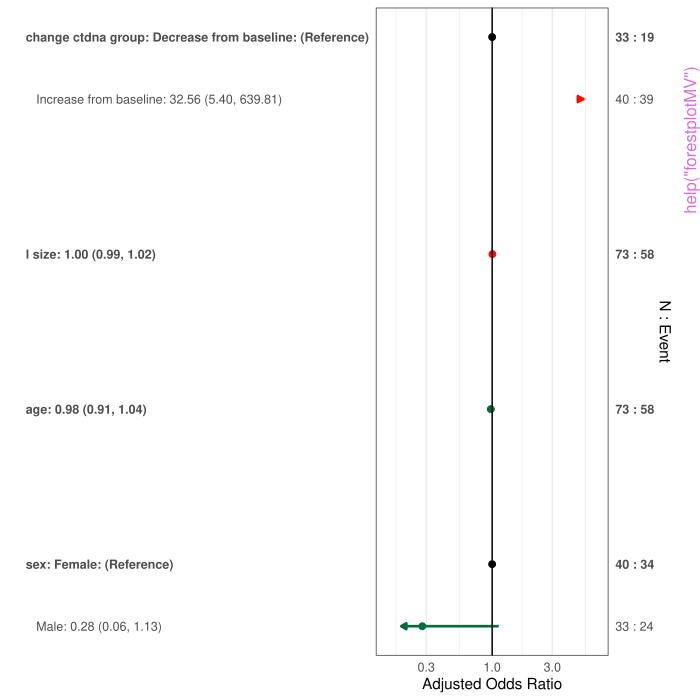

This chart was generated by the following R code:
pkgname <- "reportRmd"
source(file.path(R.home("share"), "R", "examples-header.R"))
options(warn = 1)
library('reportRmd')

base::assign(".oldSearch", base::search(), pos = 'CheckExEnv')
base::assign(".old_wd", base::getwd(), pos = 'CheckExEnv')
cleanEx()
nameEx("clear_labels")
### * clear_labels

flush(stderr()); flush(stdout())

### Name: clear_labels
### Title: Clear variable labels from a data frame
### Aliases: clear_labels

### ** Examples

# Set a few variable labels for ctDNA
data("ctDNA")
ctDNA <- ctDNA |> set_var_labels(
   ctdna_status="detectable ctDNA",
  cohort="A cohort label")
# Clear all variable data frames and check
clear_labels(ctDNA)



cleanEx()
nameEx("crrRx")
### * crrRx

flush(stderr()); flush(stdout())

### Name: crrRx
### Title: fit crr model
### Aliases: crrRx
### Keywords: model

### ** Examples

# From the crr help file:
set.seed(10)
ftime <- rexp(200)
fstatus <- sample(0:2,200,replace=TRUE)
cov <- matrix(runif(600),nrow=200)
dimnames(cov)[[2]] <- c('x1','x2','x3')
df <- data.frame(ftime,fstatus,cov)
m1 <- crrRx(as.formula('ftime+fstatus~x1+x2+x3'),df)
# Nicely output to report:
rm_mvsum(m1,data=df,showN = TRUE,vif=TRUE)



cleanEx()
nameEx("excelCol")
### * excelCol

flush(stderr()); flush(stdout())

### Name: excelCol
### Title: Retrieve columns number from spreadsheet columns specified as
###   unquoted letters
### Aliases: excelCol

### ** Examples

## Find the column numbers for excel columns AB, CE and BB
excelCol(AB,CE,bb)
## Get the columns between A and K and Z
excelCol(A-K,Z)



cleanEx()
nameEx("excelColLetters")
### * excelColLetters

flush(stderr()); flush(stdout())

### Name: excelColLetters
### Title: Retrieve spreadsheet column letter-names from columns indices
### Aliases: excelColLetters

### ** Examples

## Find the column numbers for excel columns AB, CE and BB
colIndices <- excelCol(AB,CE,bb)
## Go back to the column names
excelColLetters(colIndices)



cleanEx()
nameEx("extract_labels")
### * extract_labels

flush(stderr()); flush(stdout())

### Name: extract_labels
### Title: Extract variable labels from labelled data frame
### Aliases: extract_labels

### ** Examples

# Set a few variable labels for ctDNA
data("ctDNA")
ctDNA <- ctDNA |> set_var_labels(
   ctdna_status="detectable ctDNA",
  cohort="A cohort label")
# Extract labels
extract_labels(ctDNA)



cleanEx()
nameEx("extract_package_details")
### * extract_package_details

flush(stderr()); flush(stdout())

### Name: extract_package_details
### Title: Extract Function and Package Information from Current Document
### Aliases: extract_package_details

### ** Examples

## Not run: 
##D # Run this function from within an R script to analyze its dependencies
##D package_info <- extract_package_details()
##D print(package_info)
## End(Not run)




cleanEx()
nameEx("fillNAs")
### * fillNAs

flush(stderr()); flush(stdout())

### Name: fillNAs
### Title: Forward fill NA values (vectorized implementation)
### Aliases: fillNAs
### Keywords: internal

### ** Examples

## Not run: 
##D fillNAs(c(1, NA, NA, 2, NA, 3))  # Returns: c(1, 1, 1, 2, 2, 3)
## End(Not run)



cleanEx()
nameEx("forestplotMV")
### * forestplotMV

flush(stderr()); flush(stdout())

### Name: forestplotMV
### Title: Create a multivariable forest plot using ggplot2
### Aliases: forestplotMV
### Keywords: plot

### ** Examples

data("pembrolizumab")
glm_fit <- glm(orr ~ change_ctdna_group + sex + age + l_size,
               data = pembrolizumab, family = 'binomial')

# Adjusted only
forestplotMV(glm_fit, data = pembrolizumab)

# Both adjusted and unadjusted
forestplotMV(glm_fit, data = pembrolizumab, include_unadjusted = TRUE)



cleanEx()
nameEx("forestplotUV")
### * forestplotUV

flush(stderr()); flush(stdout())

### Name: forestplotUV
### Title: Create an univariable forest plot using ggplot2
### Aliases: forestplotUV
### Keywords: plot

### ** Examples

data("pembrolizumab")
forestplotUV(response = "orr",
             covs = c("change_ctdna_group", "sex", "age", "l_size"),
             data = pembrolizumab, family = 'binomial')



cleanEx()
nameEx("formatp")
### * formatp

flush(stderr()); flush(stdout())

### Name: formatp
### Title: Format p-values for tables (HTML/LaTeX)
### Aliases: formatp
### Keywords: helper

### ** Examples

## Not run: 
##D formatp(c(0.0001, 0.045, 0.123))
##D # Returns: c("<0.001", "0.045", "0.12")
## End(Not run)



cleanEx()
nameEx("ggkmcif")
### * ggkmcif

flush(stderr()); flush(stdout())

### Name: ggkmcif
### Title: Plot KM and CIF curves with ggplot
### Aliases: ggkmcif

### ** Examples

data("pembrolizumab")
# Simple plot without confidence intervals
ggkmcif(response = c('os_time','os_status'),
cov='cohort',
data=pembrolizumab)

# Plot with median survival time
ggkmcif(response = c('os_time','os_status'),
cov='sex',
data=pembrolizumab,
median.text = TRUE,median.lines=TRUE,conf.curves=TRUE)

# Plot with specified survival times and log-log CI
ggkmcif(response = c('os_time','os_status'),
cov='sex',
data=pembrolizumab,
median.text = FALSE,set.time.text = 'mo OS',
set.time = c(12,24),conf.type = 'log-log',conf.curves=TRUE)

# KM plot with 95% CI and censor marks
ggkmcif(c('os_time','os_status'),'sex',data = pembrolizumab, type = 'KM',
HR=TRUE, HR_pval = TRUE, conf.curves = TRUE,conf.type='log-log',
set.time.CI = TRUE, censor.marks=TRUE)



cleanEx()
nameEx("ggkmcif2_2025")
### * ggkmcif2_2025

flush(stderr()); flush(stdout())

### Name: ggkmcif2_2025
### Title: Plot KM and CIF curves with ggplot
### Aliases: ggkmcif2_2025

### ** Examples

# Simple plot without confidence intervals
data("pembrolizumab")
ggkmcif2(response = c('os_time','os_status'),
cov='cohort',
data=pembrolizumab)

# Plot with median survival time
ggkmcif2(response = c('os_time','os_status'),
cov='sex',
data=pembrolizumab,
median.text = TRUE,median.lines=TRUE,conf.curves=TRUE)

# Plot with specified survival times and log-log CI
ggkmcif2(response = c('os_time','os_status'),
cov='sex',
data=pembrolizumab,
median.text = FALSE,set.time.text = 'mo OS',
set.time = c(12,24),conf.type = 'log-log',conf.curves=TRUE)

# KM plot with 95% CI and censor marks
ggkmcif2(c('os_time','os_status'),'sex',data = pembrolizumab, type = 'KM',
HR=TRUE, HR_pval = TRUE, conf.curves = TRUE,conf.type='log-log',
set.time.CI = TRUE, censor.marks=TRUE)



cleanEx()
nameEx("ggkmcif_paste")
### * ggkmcif_paste

flush(stderr()); flush(stdout())

### Name: ggkmcif_paste
### Title: Plot KM and CIF curves with ggplot
### Aliases: ggkmcif_paste

### ** Examples

data("pembrolizumab")
plot <- ggkmcif(response=c('pfs_time','pfs_status'),
data=pembrolizumab,returns = TRUE)

# Highlighting a section of the curve
plot[[1]] <- plot[[1]] +
ggplot2::geom_rect(xmin=4,xmax=8,ymin=0.15,ymax=0.4,alpha=0.01,fill='yellow')

# Putting the curve back together
ggkmcif_paste(plot)



cleanEx()
nameEx("lpvalue2")
### * lpvalue2

flush(stderr()); flush(stdout())

### Name: lpvalue2
### Title: Format p-values for plot annotations
### Aliases: lpvalue2
### Keywords: helper

### ** Examples

## Not run: 
##D lpvalue2(0.0001, 3)  # Returns: "p < 0.001"
##D lpvalue2(0.0456, 3)  # Returns: "p = 0.046"
## End(Not run)



cleanEx()
nameEx("m_summary")
### * m_summary

flush(stderr()); flush(stdout())

### Name: m_summary
### Title: Output a table for multivariate or univariate regression models
### Aliases: m_summary
### Keywords: internal

### ** Examples

## Not run: 
##D data("pembrolizumab")
##D uv_lm <- lm(age~sex,data=pembrolizumab)
##D m_summary(uv_lm, digits = 3, for_plot = FALSE)
##D 
##D mv_binom <- glm(orr~age+sex+cohort,family = 'binomial',data = pembrolizumab)
##D m_summary(mv_binom, whichp = "both", for_plot = TRUE)
## End(Not run)



cleanEx()
nameEx("nestTable")
### * nestTable

flush(stderr()); flush(stdout())

### Name: nestTable
### Title: Combine two table columns into a single column with levels of
###   one nested within levels of the other.
### Aliases: nestTable

### ** Examples

## Investigate models to predict baseline ctDNA and tumour size and display together
## (not clinically useful!)
data(pembrolizumab)
fit1 <- lm(baseline_ctdna~age+l_size+pdl1,data=pembrolizumab)
m1 <- rm_mvsum(fit1,tableOnly=TRUE)
m1$Response = 'ctDNA'
fit2 <- lm(l_size~age+baseline_ctdna+pdl1,data=pembrolizumab)
m2 <- rm_mvsum(fit2,tableOnly=TRUE)
m2$Response = 'Tumour Size'
nestTable(rbind(m1,m2),head_col='Response',to_col='Covariate')



cleanEx()
nameEx("niceNum")
### * niceNum

flush(stderr()); flush(stdout())

### Name: niceNum
### Title: Round numbers with trailing zeros
### Aliases: niceNum
### Keywords: helper

### ** Examples

## Not run: 
##D niceNum(c(1.5, 2.345, NA), digits = 2)
##D # Returns: c("1.50", "2.35", NA)
## End(Not run)



cleanEx()
nameEx("plotuv")
### * plotuv

flush(stderr()); flush(stdout())

### Name: plotuv
### Title: Plot multiple bivariate relationships in a single plot
### Aliases: plotuv
### Keywords: plot

### ** Examples

## Run multiple univariate analyses on the pembrolizumab dataset to predict cbr and
## then visualise the relationships.
data("pembrolizumab")
rm_uvsum(data=pembrolizumab,
response='cbr',covs=c('age','sex','l_size','baseline_ctdna'))
plotuv(data=pembrolizumab,  response='cbr',
covs=c('age','sex','l_size','baseline_ctdna'),showN=TRUE)



cleanEx()
nameEx("psthr")
### * psthr

flush(stderr()); flush(stdout())

### Name: psthr
### Title: Round and paste with parentheses (smart formatting)
### Aliases: psthr
### Keywords: helper

### ** Examples

## Not run: 
##D psthr(c(1.234, 1.123, 1.345), 2)
##D # Returns: "1.23 (1.12, 1.35)"
##D psthr(c(0.001, 0.0005, 0.0015), 2)
##D # Returns: "1.0e-03 (5.0e-04, 1.5e-03)"
## End(Not run)



cleanEx()
nameEx("pstprn")
### * pstprn

flush(stderr()); flush(stdout())

### Name: pstprn
### Title: Paste vector elements with parentheses
### Aliases: pstprn
### Keywords: helper

### ** Examples

## Not run: 
##D pstprn(c(1.5, 1.2, 1.8))
##D # Returns: "1.5 (1.2, 1.8)"
## End(Not run)



cleanEx()
nameEx("replace_plot_labels")
### * replace_plot_labels

flush(stderr()); flush(stdout())

### Name: replace_plot_labels
### Title: Replace variable names with labels in ggplot
### Aliases: replace_plot_labels

### ** Examples

## Not run: 
##D data("pembrolizumab")
##D p <- ggplot(pembrolizumab,aes(x=change_ctdna_group,y=baseline_ctdna)) +
##D geom_boxplot()
##D replace_plot_labels(p)
##D pembrolizumab <- set_var_labels(pembrolizumab,
##D change_ctdna_group="Change in ctDNA group")
##D p <- ggplot(pembrolizumab,aes(x=change_ctdna_group,y=baseline_ctdna)) +
##D geom_boxplot()
##D replace_plot_labels(p)
##D # Can also be used with a pipe, but expression needs to be wrapped in a brace
##D (ggplot(pembrolizumab,aes(x=change_ctdna_group,y=baseline_ctdna)) +
##D geom_boxplot()) |> replace_plot_labels()
## End(Not run)



cleanEx()
nameEx("rm_cifsum")
### * rm_cifsum

flush(stderr()); flush(stdout())

### Name: rm_cifsum
### Title: Summarize cumulative incidence by group
### Aliases: rm_cifsum

### ** Examples

library(survival)
data(pbc)

# Event probabilities at various time points with replacement time labels
rm_cifsum(data=pbc,time='time',status='status',
eventtimes=c(1825,3650),eventtimeLbls=c(5,10),eventtimeunit='yr')

# Event probabilities by one group
rm_cifsum(data=pbc,time='time',status='status',group='trt',
eventtimes=c(1825,3650),eventtimeunit='day')


# Event probabilities by multiple groups
rm_cifsum(data=pbc,time='time',status='status',group=c('trt','sex'),
eventtimes=c(1825,3650),eventtimeunit='day')




cleanEx()
nameEx("rm_compactsum")
### * rm_compactsum

flush(stderr()); flush(stdout())

### Name: rm_compactsum
### Title: Output a compact summary table
### Aliases: rm_compactsum

### ** Examples

data("pembrolizumab")
rm_compactsum(data = pembrolizumab, xvars = c("age",
"change_ctdna_group", "l_size", "pdl1"), grp = "sex", use_mean = "age",
digits = c("age" = 2, "l_size" = 3), digits.cat = 1, iqr = TRUE,
show.tests = TRUE)

# Other Examples (not run)
## Include the summary statistic in the variable column
#rm_compactsum(data = pembrolizumab, xvars = c("age",
#"change_ctdna_group"), grp = "sex", use_mean = "age", show.sumstats=TRUE)

## To show effect sizes
#rm_compactsum(data = pembrolizumab, xvars = c("age",
#"change_ctdna_group"), grp = "sex", use_mean = "age", digits = 2,
#effSize = TRUE, show.tests = TRUE)

## To return unformatted p-values
#rm_compactsum(data = pembrolizumab, xvars = c("l_size",
#"change_ctdna_group"), grp = "cohort", effSize = TRUE, unformattedp = TRUE)

## Using tidyselect
#pembrolizumab |> rm_compactsum(xvars = c(age, sex, pdl1), grp = cohort,
#effSize = TRUE)




cleanEx()
nameEx("rm_covsum")
### * rm_covsum

flush(stderr()); flush(stdout())

### Name: rm_covsum
### Title: Outputs a descriptive covariate table
### Aliases: rm_covsum
### Keywords: dataframe

### ** Examples

data("pembrolizumab")
rm_covsum(data=pembrolizumab, maincov = 'orr',
covs=c('age','sex','pdl1','tmb','l_size','change_ctdna_group'),
show.tests=TRUE)

# To Show Effect Sizes
rm_covsum(data=pembrolizumab, maincov = 'orr',
covs=c('age','sex'),
effSize=TRUE)

# To make custom changes or change the fontsize in PDF/HTML
tab <- rm_covsum(data=pembrolizumab,maincov = 'change_ctdna_group',
covs=c('age','sex','pdl1','tmb','l_size'),show.tests=TRUE,tableOnly = TRUE)
outTable(tab, fontsize=7)

# To return unformatted p-values
tab <- rm_covsum(data=pembrolizumab, maincov = 'orr',
covs=c('age','sex','pdl1','tmb','l_size','change_ctdna_group'),
show.tests=TRUE,unformattedp=TRUE,tableOnly=TRUE)
outTable(tab,digits=5)
outTable(tab,digits=5, applyAttributes=FALSE) # remove bold/indent



cleanEx()
nameEx("rm_mvsum")
### * rm_mvsum

flush(stderr()); flush(stdout())

### Name: rm_mvsum
### Title: Format a regression model nicely for 'Rmarkdown'
### Aliases: rm_mvsum

### ** Examples

data("pembrolizumab")
glm_fit = glm(change_ctdna_group~sex:age+baseline_ctdna+l_size,
data=pembrolizumab,family = 'binomial')
rm_mvsum(glm_fit)

#linear model with p-value adjustment
lm_fit=lm(baseline_ctdna~age+sex+l_size+tmb,data=pembrolizumab)
rm_mvsum(lm_fit,p.adjust = "bonferroni")
#Coxph
require(survival)
res.cox <- coxph(Surv(os_time, os_status) ~ sex+age+l_size+tmb, data = pembrolizumab)
rm_mvsum(res.cox, vif=TRUE)



cleanEx()
nameEx("rm_survdiff")
### * rm_survdiff

flush(stderr()); flush(stdout())

### Name: rm_survdiff
### Title: Display event counts, expected event counts and logrank test of
###   differences
### Aliases: rm_survdiff

### ** Examples

#' # Differences between sex
data("pembrolizumab")
rm_survdiff(data=pembrolizumab,time='os_time',status='os_status',
covs='sex',digits=1)

# Differences between sex, stratified by cohort
rm_survdiff(data=pembrolizumab,time='os_time',status='os_status',
covs='sex',strata='cohort',digits=1)
# Differences between sex/cohort groups
rm_survdiff(data=pembrolizumab,time='os_time',status='os_status',
covs=c('sex','cohort'),digits=1)



cleanEx()
nameEx("rm_survsum")
### * rm_survsum

flush(stderr()); flush(stdout())

### Name: rm_survsum
### Title: Summarise survival data by group
### Aliases: rm_survsum

### ** Examples

# Simple median survival table
data("pembrolizumab")
rm_survsum(data=pembrolizumab,time='os_time',status='os_status')

# Survival table with yearly survival rates
rm_survsum(data=pembrolizumab,time='os_time',status='os_status',
survtimes=c(12,24),survtimesLbls=1:2, survtimeunit='yr')

#Median survival by group
rm_survsum(data=pembrolizumab,time='os_time',status='os_status',group='sex')

# Survival Summary by cohort, displayed in years
rm_survsum(data=pembrolizumab,time='os_time',status='os_status',
group="cohort",survtimes=seq(12,72,12),
survtimesLbls=seq(1,6,1),
survtimeunit='years')

# Survival Summary by Sex and ctDNA group
rm_survsum(data=pembrolizumab,time='os_time',status='os_status',
group=c('sex','change_ctdna_group'),survtimes=c(12,24),survtimeunit='mo')




cleanEx()
nameEx("rm_survtime")
### * rm_survtime

flush(stderr()); flush(stdout())

### Name: rm_survtime
### Title: Display survival rates and events for specified times
### Aliases: rm_survtime

### ** Examples

# Kaplan-Mieir survival probabilities with time displayed in years
data("pembrolizumab")
rm_survtime(data=pembrolizumab,time='os_time',status='os_status',
strata="cohort",type='KM',survtimes=seq(12,72,12),
survtimesLbls=seq(1,6,1),
survtimeunit='years')

# Cox Proportional Hazards survivial probabilities
rm_survtime(data=pembrolizumab,time='os_time',status='os_status',
strata="cohort",type='PH',survtimes=seq(12,72,12),survtimeunit='months')

# Cox Proportional Hazards survivial probabilities controlling for age
rm_survtime(data=pembrolizumab,time='os_time',status='os_status',
covs='age',strata="cohort",survtimes=seq(12,72,12),survtimeunit='months')




cleanEx()
nameEx("rm_uv_mv")
### * rm_uv_mv

flush(stderr()); flush(stdout())

### Name: rm_uv_mv
### Title: Combine univariate and multivariable regression tables
### Aliases: rm_uv_mv

### ** Examples

require(survival)
data("pembrolizumab")
uvTab <- rm_uvsum(response = c('os_time','os_status'),
covs=c('age','sex','baseline_ctdna','l_size','change_ctdna_group'),
data=pembrolizumab,tableOnly=TRUE)
mv_surv_fit <- coxph(Surv(os_time,os_status)~age+sex+
baseline_ctdna+l_size+change_ctdna_group, data=pembrolizumab)
uvTab <- rm_mvsum(mv_surv_fit)

#linear model
uvtab<-rm_uvsum(response = 'baseline_ctdna',
covs=c('age','sex','l_size','pdl1','tmb'),
data=pembrolizumab,tableOnly=TRUE)
lm_fit=lm(baseline_ctdna~age+sex+l_size+tmb,data=pembrolizumab)
mvtab<-rm_mvsum(lm_fit,tableOnly = TRUE)
rm_uv_mv(uvtab,mvtab,tableOnly=TRUE)

#logistic model
uvtab<-rm_uvsum(response = 'os_status',
covs=c('age','sex','l_size','pdl1','tmb'),
data=pembrolizumab,family = binomial,tableOnly=TRUE)
logis_fit<-glm(os_status~age+sex+l_size+pdl1+tmb,data = pembrolizumab,family = 'binomial')
mvtab<-rm_mvsum(logis_fit,tableOnly = TRUE)
rm_uv_mv(uvtab,mvtab,tableOnly=TRUE)



cleanEx()
nameEx("rm_uvsum")
### * rm_uvsum

flush(stderr()); flush(stdout())

### Name: rm_uvsum
### Title: Output several univariate models nicely in a single table
### Aliases: rm_uvsum

### ** Examples

# Examples are for demonstration and are not meaningful
# Coxph model with 90% CI
data("pembrolizumab")
rm_uvsum(response = c('os_time','os_status'),
covs=c('age','sex','baseline_ctdna','l_size','change_ctdna_group'),
data=pembrolizumab,CIwidth=.9)

# Linear model with default 95% CI
rm_uvsum(response = 'baseline_ctdna',
covs=c('age','sex','l_size','pdl1','tmb'),
data=pembrolizumab)

# Logistic model with default 95% CI
rm_uvsum(response = 'os_status',
covs=c('age','sex','l_size','pdl1','tmb'),
data=pembrolizumab,family = binomial)
# Poisson models returned as model list
mList <- rm_uvsum(response = 'baseline_ctdna',
covs=c('age','sex','l_size','pdl1','tmb'),
data=pembrolizumab, returnModels=TRUE)
#'
# GEE on correlated outcomes
data("ctDNA")
rm_uvsum(response = 'size_change',
covs=c('time','ctdna_status'),
gee=TRUE,
id='id', corstr="exchangeable",
family=gaussian("identity"),
data=ctDNA,showN=TRUE)

# Using tidyselect
pembrolizumab |> rm_uvsum(response = sex,
covs = c(age, cohort))



cleanEx()
nameEx("scrolling_table")
### * scrolling_table

flush(stderr()); flush(stdout())

### Name: scrolling_table
### Title: Output a scrollable table
### Aliases: scrolling_table

### ** Examples

data("pembrolizumab")
tab <- rm_covsum(data=pembrolizumab,maincov = 'change_ctdna_group',
covs=c('age','cohort','sex','pdl1','tmb','l_size'),full=F)
scrolling_table(tab,pixelHeight=300)



cleanEx()
nameEx("set_labels")
### * set_labels

flush(stderr()); flush(stdout())

### Name: set_labels
### Title: Set variable labels
### Aliases: set_labels

### ** Examples

data("ctDNA")
# create data frame with labels
lbls <- data.frame(c1=c('cohort','size_change'),
c2=c('Cancer cohort','Change in tumour size'))
# set labels and return labelled data frame
set_labels(ctDNA,lbls)



cleanEx()
nameEx("set_var_labels")
### * set_var_labels

flush(stderr()); flush(stdout())

### Name: set_var_labels
### Title: Set variable labels
### Aliases: set_var_labels

### ** Examples

# set labels using name-label pairs
# and return labelled data frame
data("ctDNA")
ctDNA |> set_var_labels(
   ctdna_status="detectable ctDNA",
  cohort="A cohort label")



cleanEx()
nameEx("xcn")
### * xcn

flush(stderr()); flush(stdout())

### Name: xcn
### Title: Convert Excel column letters to numbers
### Aliases: xcn
### Keywords: internal

### ** Examples

## Not run: 
##D xcn("A")   # Returns 1
##D xcn("Z")   # Returns 26
##D xcn("AA")  # Returns 27
## End(Not run)



### * <FOOTER>
###
cleanEx()
options(digits = 7L)
base::cat("Time elapsed: ", proc.time() - base::get("ptime", pos = 'CheckExEnv'),"\n")
grDevices::dev.off()
###
### Local variables: ***
### mode: outline-minor ***
### outline-regexp: "\\(> \\)?### [*]+" ***
### End: ***
quit('no')
